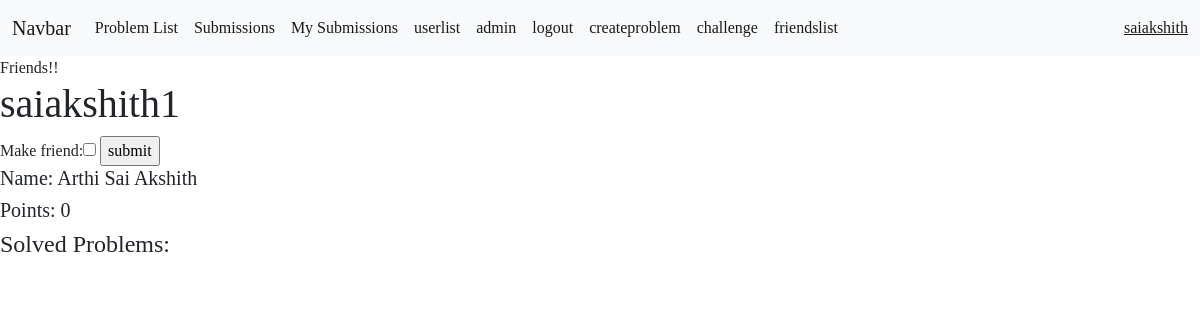
Page /Main_app/user/4/ (signed in) on the committed database.
### Main_app/models.py (models this page shows, shortened)
class User_info(models.Model):
    user = models.OneToOneField(User,on_delete=models.CASCADE,default=True,related_name='user_info')
    is_problemsetter = models.BooleanField(default=False)
    points = models.IntegerField(default=0)
    profile_pic = models.ImageField(upload_to='profile_pics',blank=True)

### Main_app/views.py (the view, shortened to what this page needs)
# urls.py: path('user/<pk>/',views.user_details.as_view(),name='userdetails'),
class user_details(DetailView,FormView):
    model = models.User_info
    context_object_name = 'user'
    template_name = 'Main_app/user_details.html'
    form_class = forms.FriendsForm
    success_url = None
    def get_context_data(self, **kwargs):
        context = super().get_context_data(**kwargs)
        is_friend = None
        try:
            is_friend = models.Friends.objects.get(user1 = self.request.user,user2 = context['user'].user)
        except models.Friends.DoesNotExist:
            is_friend = None
        if(is_friend):
            context['is_friend'] = is_friend
        else:
            context['is_friend'] = None
        self.context_data = context
        print(self.context_data['user'].user)
        print('This is context_data')
        print(self)
        return context

### Main_app/forms.py
class FriendsForm(forms.Form):
    make_friend = forms.BooleanField()

### Main_app/context_processors.py (called while the page is built)
def pass_user(request):
    print(request)
    print('I came inside atleast this time')
    return {'user_context': request.user}

### Main_app/templates/Main_app/user_details.html (shortened to what this page needs)
{%extends './base.html' %}
{% block content %}
   {%if is_friend%}
      Friends!!
   {% endif%}
   <h1>{{user.user.username}}</h1>
   <form action="{{request.path}}" method="post">
      {{form}}
      <input type="submit" value="submit">
   </form>
   <h5>Name: {{user.user.first_name}} {{user.user.last_name}}</h5>
   <h5>Points: {{user.points}}</h5>
   <h4>Solved Problems:</h4>
   <br>
   <br>
{% endblock %}

### Main_app/templates/Main_app/base.html (shortened to what this page needs)
<!doctype html>
<html lang="en">
<head>
  <link href="https://cdn.jsdelivr.net/npm/bootstrap@5.2.0-beta1/dist/css/bootstrap.min.css" rel="stylesheet"
>
</head>
<body>
  <nav class="navbar navbar-expand-lg bg-light">
    <div class="container-fluid">
      <a class="navbar-brand" href="#">Navbar</a>
      <div class="collapse navbar-collapse" id="navbarText">
        <ul class="navbar-nav me-auto mb-2 mb-lg-0">
          <li class="nav-item">
            <a class="nav-link active" aria-current="page" href="/Main_app/problemlist">Problem List</a>
          </li>
          <li class="nav-item">
            <a class="nav-link active" aria-current="page" href="/Main_app/submissionlist">Submissions</a>
          </li>
          {% if request.user.is_authenticated%}
          <li class="nav-item">
            <a class="nav-link active" aria-current="page" href="/Main_app/mysubmissions">My Submissions</a>
          </li>
          {% endif%}
          <li class="nav-item">
            <a class="nav-link active" aria-current="page" href="/Main_app/userlist">userlist</a>
          </li>
          <li class="nav-item">
            <a class="nav-link active" aria-current="page" href="/admin">admin</a>
          </li>
          {% if request.user.is_authenticated%}
          <li class="nav-item">
            <a class="nav-link active" aria-current="page" href="/Main_app/logout">logout</a>
          </li>
          <li class="nav-item">
            <a class="nav-link active" aria-current="page" href="/Main_app/createproblem">createproblem</a>
          </li>
          <li class="nav-item">
            <a class="nav-link active" aria-current="page" href="/Main_app/challenge">challenge</a>
          </li>
          <li class="nav-item">
            <a class="nav-link active" aria-current="page" href="/Main_app/friends">friendslist</a>
          </li>
          {%endif%}
        </ul>
        <span class="navbar-text">
          {%if user_context.is_authenticated%}
            <a href="/Main_app/user/{{user_context.user_info.pk}}">{{user_context.username}}</a>
          {% endif%}
        </span>
      </div>
    </div>
  </nav>
  {% block content %}{% endblock %}
</body>
</html>

### Main_app/templates/Main_app/base.html (style rules this page uses)
body { font-family: 'Open Sans', sans-serif; font-family: 'Rokkitt', serif; }

### rows in the picture
User_info: user.username "saiakshith1", user.first_name "Arthi", user.last_name "Sai Akshith", points "0"

### other values in the picture
{{ user_context.username }} "saiakshith"
